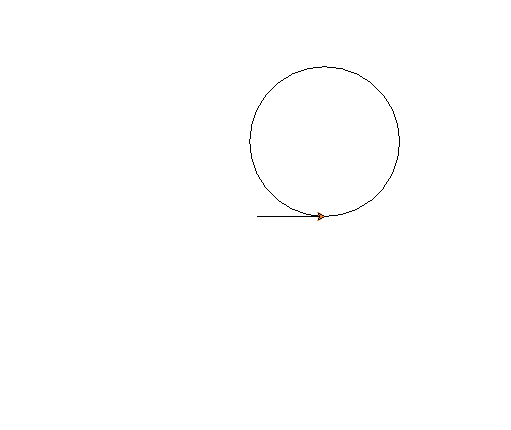

Source code (Python):
#amhar lengkap
import turtle

turtle.fillcolor("#ff8822")
turtle.begin_fill()
# ?????????????
turtle.forward(90);
# ?????????????
turtle.end_fill()

turtle.circle(100)



turtle.done()
